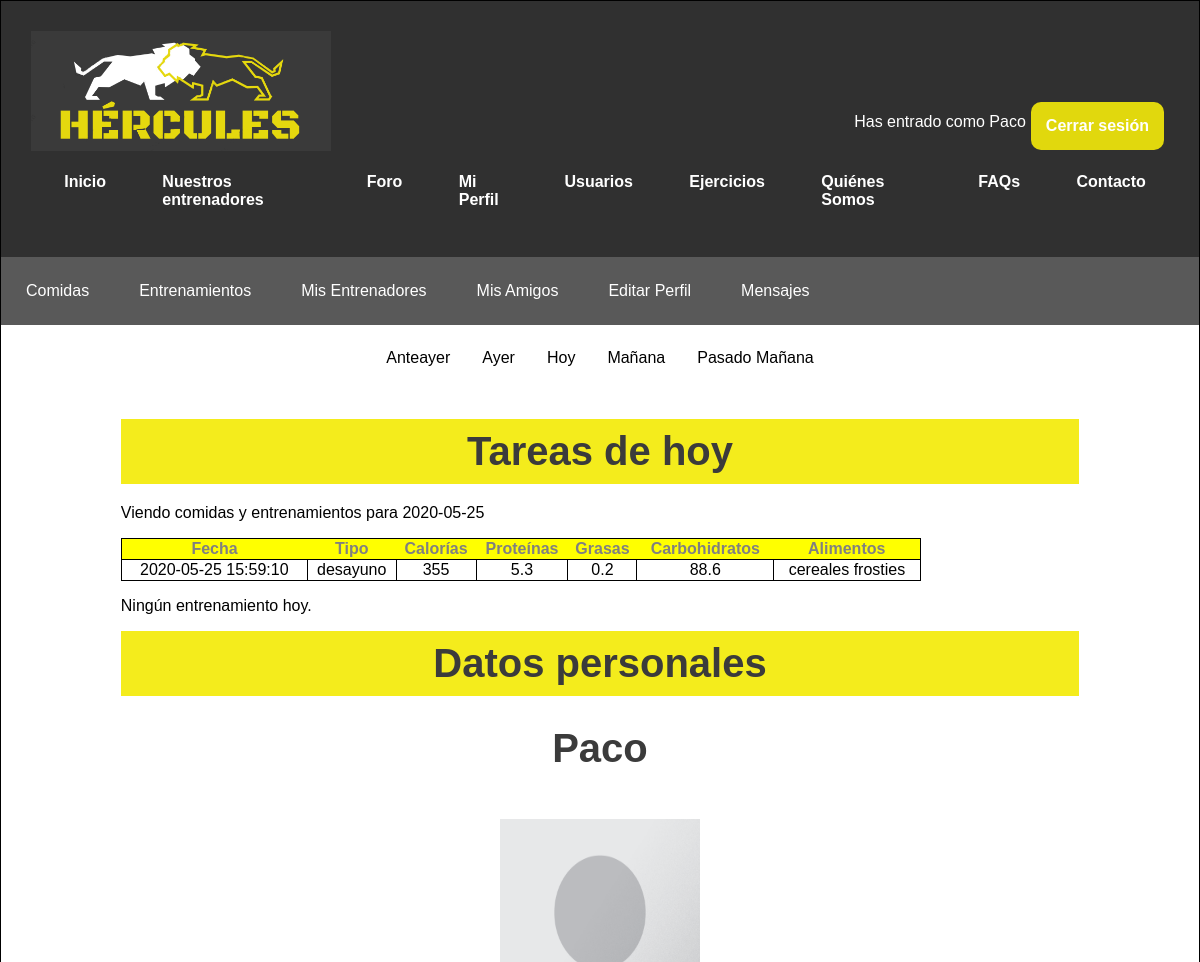
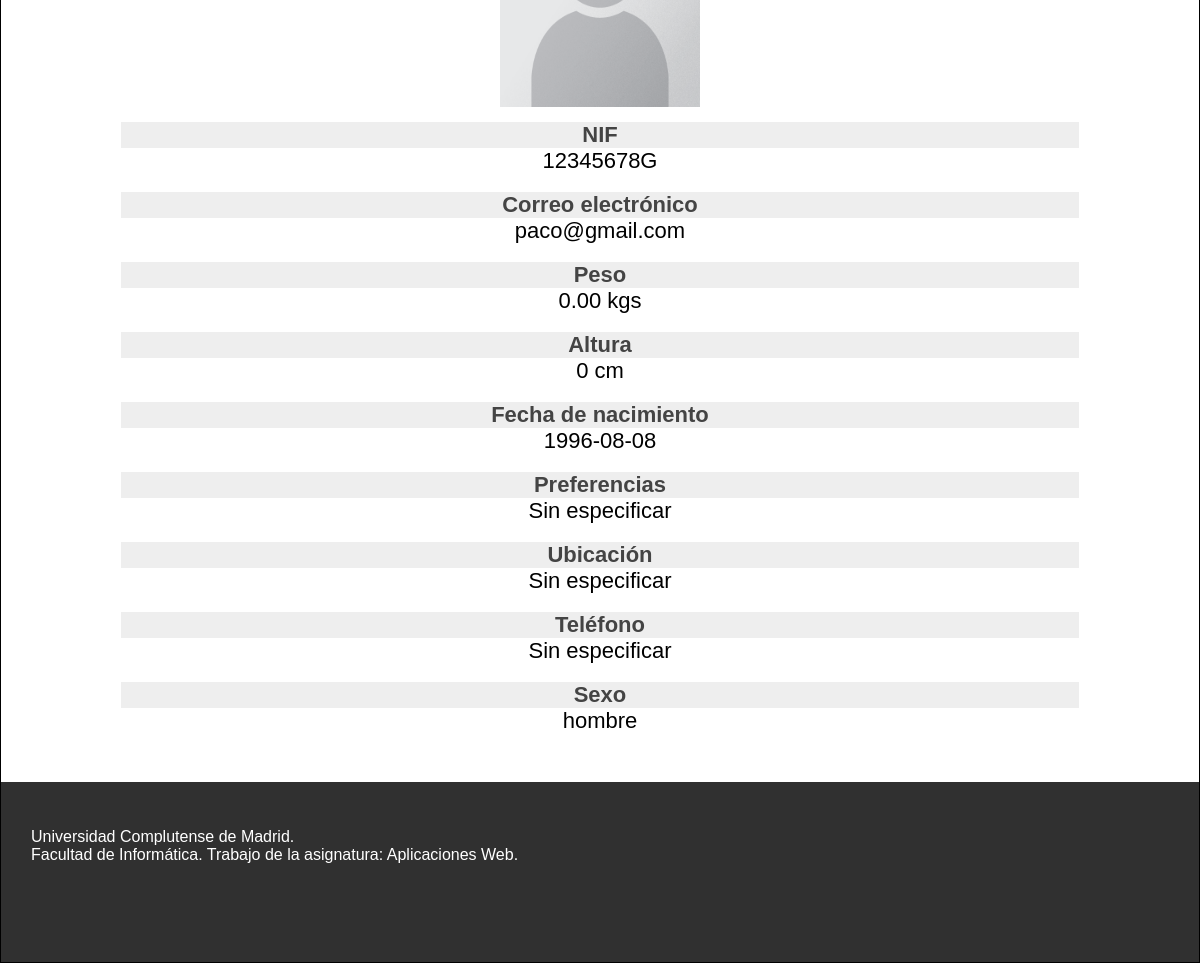
Page /miPerfil.php?p=-1 (signed in) on the committed database (2 pictures, top to bottom).
### tables this page shows
CREATE TABLE `comida` (
  `idComida` int(10) NOT NULL,
  `dia` timestamp NOT NULL DEFAULT current_timestamp() ON UPDATE current_timestamp(),
  `tipo` varchar(15) NOT NULL,
  `usuario` varchar(10) NOT NULL
);

CREATE TABLE `alimento` (
  `idAlimento` int(10) NOT NULL,
  `nombre` varchar(50) NOT NULL,
  `caloriasConsumidas` double UNSIGNED DEFAULT NULL,
  `carbohidratos` double UNSIGNED DEFAULT NULL,
  `proteinas` double UNSIGNED DEFAULT NULL,
  `grasas` double UNSIGNED DEFAULT NULL
);

### includes/TOs/TOUsuario.php (called while the page is built, shortened)
<?php
class TOUsuario {
    private $nif;
    private $nombre;
    private $foto;
    private $email;
    private $sexo;
    private $fechaNac;
    private $telefono;
    private $ubicacion;
    private $peso;
    private $altura;
    private $preferencias;
    private $tipoUsuario;
    public function getNif()
    {
        return $this->nif;
    }
    public function getNombre()
    {
        return $this->nombre;
    }
    public function getFoto()
    {
        return $this->foto;
    }
    public function getEmail()
    {
        return $this->email;
    }
    public function getSexo()
    {
        return $this->sexo;
    }
    public function getFechaNac()
    {
        return $this->fechaNac;
    }
    public function getTelefono()
    {
        return $this->telefono;
    }
    public function getUbicacion()
    {
        return $this->ubicacion;
    }
    public function getPeso()
    {
        return $this->peso;
    }
    public function getAltura()
    {
        return $this->altura;
    }
    public function getPreferencias()
    {
        return $this->preferencias;
    }
    public function getTipoUsuario()
    {
        return $this->tipoUsuario;
    }
}

### includes/DAOs/DAO.php (called while the page is built, shortened)
<?php
class DAO {
    private $servername = "localhost";
    private $username = "hercules";
    private $password = "iG8hC62acnPrvIeU";
    private $dbname = "hercules";
    private $mysqli = null;
    public function __construct(){
        if(!$this->mysqli){
            $this->mysqli = new mysqli($this->servername, $this->username, $this->password, $this->dbname);
        }
    }
    protected function consultar($sql){
        return $this->mysqli->query($sql);
    }
}

### includes/controller.php (called while the page is built, shortened)
<?php
require_once(__DIR__ . '/DAOs/usuarioDAO.php');
require_once(__DIR__ . '/DAOs/comidaDAO.php');
class controller{
    private $comidaDAO;
    private static $instance = null;
    public function __construct(){
        $this->comidaDAO = new comidaDAO();
    }
     public static function getInstance() {
        if (null === self::$instance) {
            self::$instance = new self();
        }
        return self::$instance;
    }
    public function verComidas($nif)
    {
        return $this->comidaDAO->verComidas($nif);
    }
}

### includes/config.php (called while the page is built, shortened)
<?php
require_once __DIR__.'/TOs/TOUsuario.php';
require_once __DIR__.'/controller.php';
$ctrl = controller::getInstance();

### includes/DAOs/comidaDAO.php (called while the page is built, shortened)
<?php
require_once(__DIR__.'/DAO.php');
class comidaDAO extends DAO
{
    public function verComidas($nif)
    {
        $query = "  SELECT dia, tipo, nombre, caloriasConsumidas, proteinas, grasas, carbohidratos
                    from comida c
                    join alimentocomida ac on c.idComida = ac.idComida
                    join alimento a on a.idAlimento = ac.idAlimento
                    where c.usuario = '".$nif."'
                    order by c.dia";
        $consulta = $this->consultar($query);
        $comidas = array();
        while($fila = mysqli_fetch_assoc($consulta))
        {
            array_push($comidas, $fila);
        }
        return $comidas;
    }
}

### miPerfil.php (the view, shortened to what this page needs)
<?php
	require_once 'includes/config.php';
?>
<!DOCTYPE html>
<html>
<head>
	<link rel="stylesheet" type="text/css" href="includes/css/estiloPagsMiPerfil.css" />
	<link rel="stylesheet" type="text/css" href="includes/css/estilo.css" />
</head>
<body>
<div id="contenedor">
	<?php
		require('includes/comun/cabecera.php');
		if(isset($_SESSION['login'])){
			require('miPerfilCabecera.php');
		}
	?>
	<?php
	if(isset($_SESSION['login']))
	{
		echo '<div class="cont-marcador">
			<div class="marcador-pagina">
		        <a href= miPerfil.php?p=-2>Anteayer</a>
		        <a href= miPerfil.php?p=-1>Ayer</a>
		        <a href= miPerfil.php>Hoy</a>
		        <a href= miPerfil.php?p=1>Mañana</a>
		        <a href= miPerfil.php?p=2>Pasado Mañana</a>
			</div>
			</div>';
	}
	?>
	<div id="contenido">
		<?php
		if(!isset($_SESSION['login'])){
			echo "<h1>Usuario no registrado!</h1>";
			echo "<p>Debes iniciar sesión para ver el contenido.</p>";
		}
		else {
		if ($_SESSION['usuario']->getTipoUsuario() == 0) {
		    echo '<h2>Tareas de hoy</h2>';
		    if (isset($_GET['p']) && $_GET['p'] >= -2 && $_GET['p'] <= 2) {
		        $la_fecha=date('Y-m-d',strtotime($_GET['p']." days"));
		    }
		    else {
		        $la_fecha=date('Y-m-d');
		    }
		    echo "<p>Viendo comidas y entrenamientos para ".$la_fecha."</p>";
		    $nif_usuario = $_SESSION['usuario']->getNif();
		    $comidas_aux = $ctrl->verComidas($nif_usuario);
		    $comidas = array();
		    foreach ($comidas_aux as $valor) {
		        if (substr($valor['dia'], 0, 10) == $la_fecha) {
		            $comidas[] = $valor;
		        }
		    }
		    $entrena_final = array();
		    if (count($comidas) == 0)
		    {
		        echo "<p>Ningún plan para comer hoy.</p>";
		    }
		    else
		    {
		        echo '<div class="tabla_comidas">
            	<p><table>
            	<tr> <th>Fecha</th> <th>Tipo</th> <th>Calorías</th> <th>Proteínas</th>
        	    <th>Grasas</th> <th>Carbohidratos</th> <th>Alimentos</th> </tr>';
		        $i = 0; $j = 0; $aux = 0;
		        $sumaCalorias = 0; $sumaProteinas = 0; $sumaGrasas = 0; $sumaHidratos = 0;
		        foreach ($comidas as $valor)
		        {
		            echo "<tr>";
		            if ($i == $j)
		            {
		                $sumaCalorias += $comidas[$i]['caloriasConsumidas'];
		                $sumaProteinas += $comidas[$i]['proteinas'];
		                $sumaGrasas += $comidas[$i]['grasas'];
		                $sumaHidratos += $comidas[$i]['carbohidratos'];
		                ++$i;
		                ++$aux;
		                echo "<td rowspan = ".$aux.">".$valor['dia']."</td>";
		                echo "<td rowspan = ".$aux.">".$valor['tipo']."</td>";
		                echo "<td rowspan = ".$aux.">".$sumaCalorias."</td>";
		                echo "<td rowspan = ".$aux.">".$sumaProteinas."</td>";
		                echo "<td rowspan = ".$aux.">".$sumaGrasas."</td>";
		                echo "<td rowspan = ".$aux.">".$sumaHidratos."</td>";
		                $aux = 0;
		                $sumaCalorias = 0; $sumaProteinas = 0; $sumaGrasas = 0; $sumaHidratos = 0;
		            }
		            ++$j;
		            echo "<td>".$valor['nombre']."</td>";
		            echo "</tr>";
		        }
		        echo '</table></p>';
		        echo '</div>';
		    }
		    if (count($entrena_final) == 0) {
		        echo "<p>Ningún entrenamiento hoy.</p>";
		    }
		}
        ?>
		<h2>Datos personales</h2>
		<?php
		echo '<div class ="miPerfil">';
		echo '<h2 class="nombre" >'.$_SESSION['usuario']->getNombre().'</h2><br>';
		echo '<img  src="'.$_SESSION['usuario']->getFoto().'" alt="Foto usuario">';
		 echo '<label class = "eti">NIF </label> <p class = "info">'.$_SESSION['usuario']->getNif().'</p><br>';
		 echo '<label class = "eti">Correo electrónico </label> <p class = "info">'.$_SESSION['usuario']->getEmail().'</p><br>';
		 echo '<label class = "eti">Peso </label> <p class = "info"> '.$_SESSION['usuario']->getPeso().' kgs</p><br>';
		 echo '<label class = "eti">Altura </label> <p class = "info">'.$_SESSION['usuario']->getAltura().' cm</p><br>';
		 echo '<label class = "eti">Fecha de nacimiento </label> <p class = "info"> '.$_SESSION['usuario']->getFechaNac().'</p><br>';
		 echo '<label class = "eti">Preferencias </label> <p class = "info">'.$_SESSION['usuario']->getPreferencias().'</p><br>';
		 echo '<label class = "eti">Ubicación </label> <p class = "info">'.$_SESSION['usuario']->getUbicacion().'</p><br>';
		 echo '<label class = "eti">Teléfono </label><p class = "info">'.$_SESSION['usuario']->getTelefono().'</p><br>';
		 echo '<label class = "eti">Sexo </label><p class = "info">'.$_SESSION['usuario']->getSexo().'</p><br>';
		echo '</div>';
		}
		?>
	</div>
	<?php
		require('includes/comun/pie.php');
	?>
</div>
</body>
</html>

### includes/css/estiloPagsMiPerfil.css (style rules this page uses)
div#contenido .tabla_comidas table { border: 1px solid black; border-collapse: collapse; width: 800px; }
div#contenido .tabla_comidas td { border: 1px solid black; text-align: center; }
div#contenido .tabla_comidas th { background-color: yellow; color: gray; }
div#contenido .miPerfil { text-align: center; }
div#contenido .miPerfil img { width:200px; height: 250px; display: block; margin: auto; padding-bottom: 15px; }
div#contenido .miPerfil h2.nombre { margin-top: 20px; text-align: center; background-color: white; font-size: 40px; color: #3b3b3b; padding: 10px; position: unset; }
div#contenido .miPerfil p.info { font-size: 22px; text-align: center; margin: 0; }
div#contenido .miPerfil label.eti { display: block; background-color: #eee; color: #444; font-size: 22px; font-weight: bold; }

### includes/css/estilo.css (style rules this page uses)
body { width: 100%; font-family: "Trebuchet MS", Helvetica, sans-serif; margin: 0; padding: 0; background-color: white; }
div#contenedor { margin: auto; border: 1px solid black; background-color: white; width: auto; min-width: min-content; max-width:none; }
div#contenido { padding-top: 30px; padding-bottom: 30px; min-height: 500px; width: 80%; margin-left: 10%; background-color: white; overflow:auto; }
div#contenido h2 { margin-bottom: 20px; text-align: center; font-size: 40px; margin-top:10px; color: #3b3b3b; background-color: #f4ec1c; padding: 10px; position: relative; }
p { text-align: left; }
.cont-marcador { text-align : center; }
.marcador-pagina { display: inline-block; }
.marcador-pagina a { color: black; float: left; padding: 8px 16px; text-decoration: none; }

### rows in the picture
comida: dia "2020-05-25 15:59:10", tipo "desayuno", sumaCalorias "355", sumaProteinas "5.3", sumaGrasas "0.2", sumaHidratos "88.6", alimento.nombre "cereales frosties"

### other values in the picture
$_SESSION['usuario']->getNombre() "Paco"
$la_fecha "2020-05-25"
$_SESSION['usuario']->getNif() "12345678G"
$_SESSION['usuario']->getEmail() "paco@gmail.com"
$_SESSION['usuario']->getPeso() "0.00"
$_SESSION['usuario']->getAltura() "0"
$_SESSION['usuario']->getFechaNac() "1996-08-08"
$_SESSION['usuario']->getPreferencias() "Sin especificar"
$_SESSION['usuario']->getUbicacion() "Sin especificar"
$_SESSION['usuario']->getTelefono() "Sin especificar"
$_SESSION['usuario']->getSexo() "hombre"
